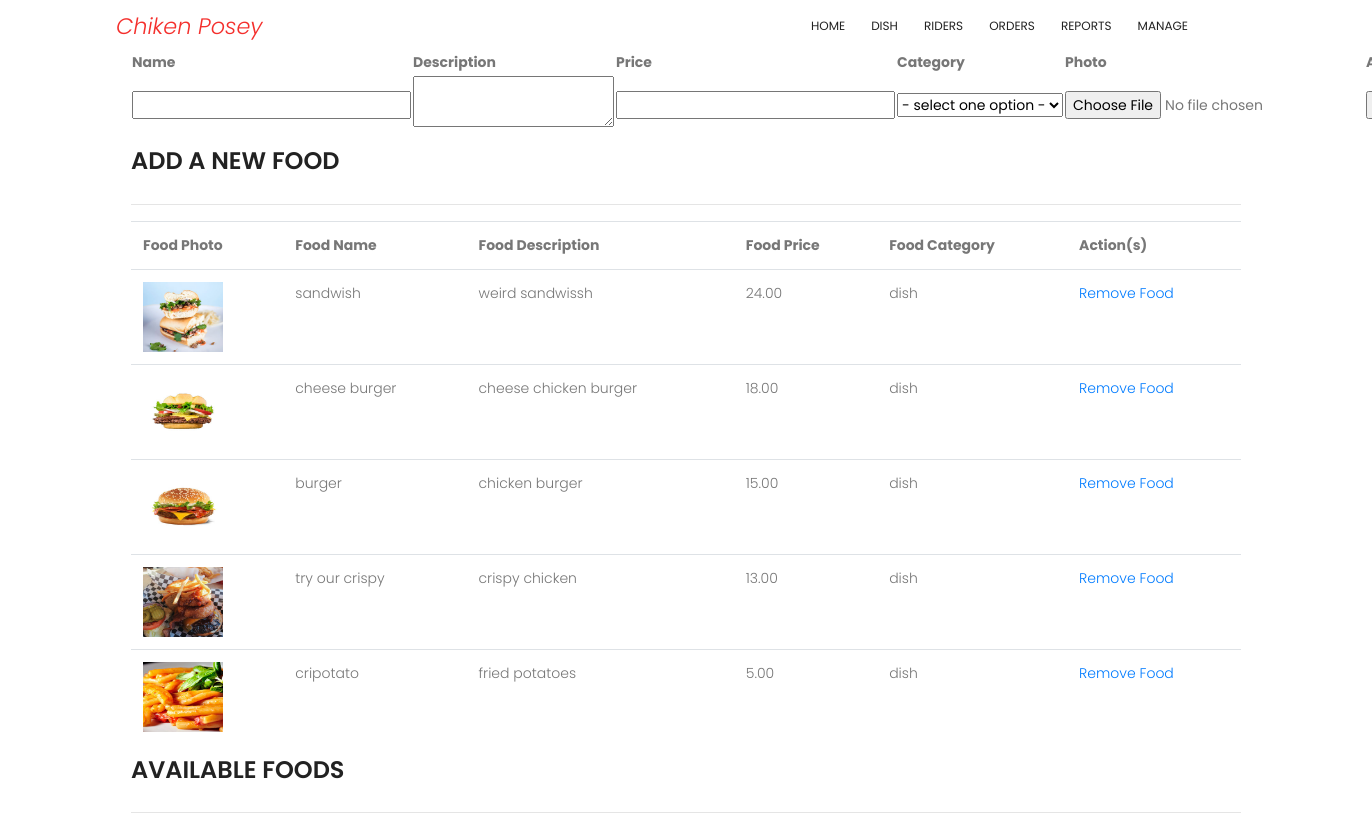
Page /admin/dish.php (signed in) on the committed database.
### tables this page shows
CREATE TABLE IF NOT EXISTS `product_details` (
  `id` int(11) NOT NULL AUTO_INCREMENT,
  `name` varchar(50) NOT NULL,
  `description` text,
  `category` enum('dish','drink') NOT NULL,
  `photo` varchar(255) NOT NULL,
  `price` decimal(4,2) NOT NULL,
  PRIMARY KEY (`id`)
);

### admin/dish.php (the view, shortened to what this page needs)
<?php
    $link = mysqli_connect('localhost', 'root', '');
    $result=mysqli_query($link,"SELECT * FROM product_details")
    or die("There are no records to display ... \n" . mysqli_error($link));
?>
    <?php include 'inc/top.php';?>
<div class="container" style="margin-top: 50px;">
<table >
<CAPTION><h3>ADD A NEW FOOD</h3></CAPTION>
<form name="foodsForm" id="foodsForm" action="add-dish.php" method="post" enctype="multipart/form-data">
<tr>
    <th>Name</th>
    <th>Description</th>
    <th>Price</th>
    <th>Category</th>
    <th>Photo</th>
    <th>Action(s)</th>
</tr>
<tr>
    <td><input type="text" name="name" id="name" class="textfield" /></td>
    <td><textarea name="description" id="description" class="textfield" rows="2" cols="15"></textarea></td>
    <td><input type="text" name="price" id="price" class="textfield" /></td>
    <td width="168"><select name="category" id="category">
    <option value="select">- select one option -
    <option value="dish">Dish</option>
    </select></td>
    <td><input type="file" name="photo" id="photo"/></td>
    <td><input type="submit" name="add-dish" value="add-dish" /></td>
</tr>
</form>
</table>
<hr>
<table class="table table-border">
<CAPTION><h3>AVAILABLE FOODS</h3></CAPTION>
<tr>
<th>Food Photo</th>
<th>Food Name</th>
<th>Food Description</th>
<th>Food Price</th>
<th>Food Category</th>
<th>Action(s)</th>
</tr>
<?php
while ($row=mysqli_fetch_array($result)){
echo "<tr>";
echo '<td><img src=../images/'. $row['photo']. ' width="80" height="70"></td>';
echo "<td>" . $row['name']."</td>";
echo "<td>" . $row['description']."</td>";
echo "<td>" . $row['price']."</td>";
echo "<td>" . $row['category']."</td>";
echo '<td><a href="delete-food.php?id=' . $row['id'] . '">Remove Food</a></td>';
echo "</tr>";
}
?>
</table>
<hr>
</div>
</body>
</html>

### admin/css/main.css (style rules this page uses)
body { color:#777;font-family:"Poppins",sans-serif;font-size:14px;font-weight:300;line-height:1.625em;position:relative }
select { display:block }
a { -webkit-transition:all 0.3s ease 0s;-moz-transition:all 0.3s ease 0s;-o-transition:all 0.3s ease 0s;transition:all 0.3s ease 0s }
a,a:focus,a:hover { text-decoration:none;outline:0 }
h1,h2,h3,h4,h5,h6 { font-family:"Poppins",sans-serif;color:#222;line-height:1.2em !important;margin-bottom:0;margin-top:0;font-weight:600 }
h3,.h3 { font-size:24px }
td,th { border-radius:0px }
h3 { font-size:24px }
h1,h2,h3,h4,h5,h6 { line-height:1.5em }

### rows in the picture
product_details: photo (picture), name "sandwish", description "weird sandwissh", price "24.00", category "dish"
product_details: photo (picture), name "cheese burger", description "cheese chicken burger", price "18.00", category "dish"
product_details: photo (picture), name "burger", description "chicken burger", price "15.00", category "dish"
product_details: photo (picture), name "try our crispy", description "crispy chicken", price "13.00", category "dish"
product_details: photo (picture), name "cripotato", description "fried potatoes", price "5.00", category "dish"
